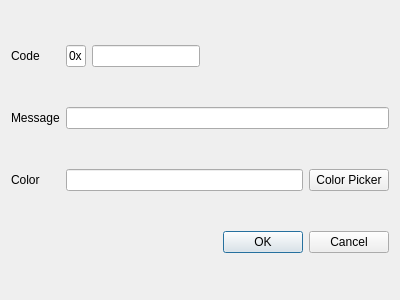
<?xml version="1.0" encoding="UTF-8"?>
<ui version="4.0">
 <class>MsgTypeAddDialog</class>
 <widget class="QDialog" name="MsgTypeAddDialog">
  <property name="geometry">
   <rect>
    <x>0</x>
    <y>0</y>
    <width>400</width>
    <height>300</height>
   </rect>
  </property>
  <property name="windowTitle">
   <string>Dialog</string>
  </property>
  <layout class="QGridLayout" name="gridLayout">
   <item row="0" column="0">
    <widget class="QLabel" name="codeLabel">
     <property name="text">
      <string>Code</string>
     </property>
    </widget>
   </item>
   <item row="0" column="1" colspan="2">
    <layout class="QHBoxLayout" name="horizontalLayout_2">
     <item>
      <widget class="QLineEdit" name="lineEdit">
       <property name="maximumSize">
        <size>
         <width>20</width>
         <height>16777215</height>
        </size>
       </property>
       <property name="text">
        <string>0x</string>
       </property>
       <property name="readOnly">
        <bool>true</bool>
       </property>
      </widget>
     </item>
     <item>
      <widget class="QLineEdit" name="codeLineEdit">
       <property name="inputMask">
        <string>hh</string>
       </property>
      </widget>
     </item>
    </layout>
   </item>
   <item row="0" column="3">
    <spacer name="horizontalSpacer">
     <property name="orientation">
      <enum>Qt::Horizontal</enum>
     </property>
     <property name="sizeHint" stdset="0">
      <size>
       <width>100</width>
       <height>20</height>
      </size>
     </property>
    </spacer>
   </item>
   <item row="1" column="0">
    <widget class="QLabel" name="messageLabel">
     <property name="text">
      <string>Message</string>
     </property>
    </widget>
   </item>
   <item row="2" column="0">
    <widget class="QLabel" name="colorLabel">
     <property name="text">
      <string>Color</string>
     </property>
    </widget>
   </item>
   <item row="3" column="2" colspan="2">
    <widget class="QDialogButtonBox" name="buttonBox">
     <property name="orientation">
      <enum>Qt::Horizontal</enum>
     </property>
     <property name="standardButtons">
      <set>QDialogButtonBox::Cancel|QDialogButtonBox::Ok</set>
     </property>
    </widget>
   </item>
   <item row="2" column="1" colspan="3">
    <layout class="QHBoxLayout" name="horizontalLayout">
     <item>
      <widget class="QLineEdit" name="colorLineEdit"/>
     </item>
     <item>
      <widget class="QPushButton" name="colorPickerPushButton">
       <property name="text">
        <string>Color Picker</string>
       </property>
      </widget>
     </item>
    </layout>
   </item>
   <item row="1" column="1" colspan="3">
    <widget class="QLineEdit" name="messageLineEdit"/>
   </item>
  </layout>
 </widget>
 <tabstops>
  <tabstop>codeLineEdit</tabstop>
  <tabstop>messageLineEdit</tabstop>
  <tabstop>colorLineEdit</tabstop>
  <tabstop>colorPickerPushButton</tabstop>
  <tabstop>lineEdit</tabstop>
 </tabstops>
 <resources/>
 <connections>
  <connection>
   <sender>buttonBox</sender>
   <signal>accepted()</signal>
   <receiver>MsgTypeAddDialog</receiver>
   <slot>accept()</slot>
   <hints>
    <hint type="sourcelabel">
     <x>248</x>
     <y>254</y>
    </hint>
    <hint type="destinationlabel">
     <x>157</x>
     <y>274</y>
    </hint>
   </hints>
  </connection>
  <connection>
   <sender>buttonBox</sender>
   <signal>rejected()</signal>
   <receiver>MsgTypeAddDialog</receiver>
   <slot>reject()</slot>
   <hints>
    <hint type="sourcelabel">
     <x>316</x>
     <y>260</y>
    </hint>
    <hint type="destinationlabel">
     <x>286</x>
     <y>274</y>
    </hint>
   </hints>
  </connection>
 </connections>
</ui>
